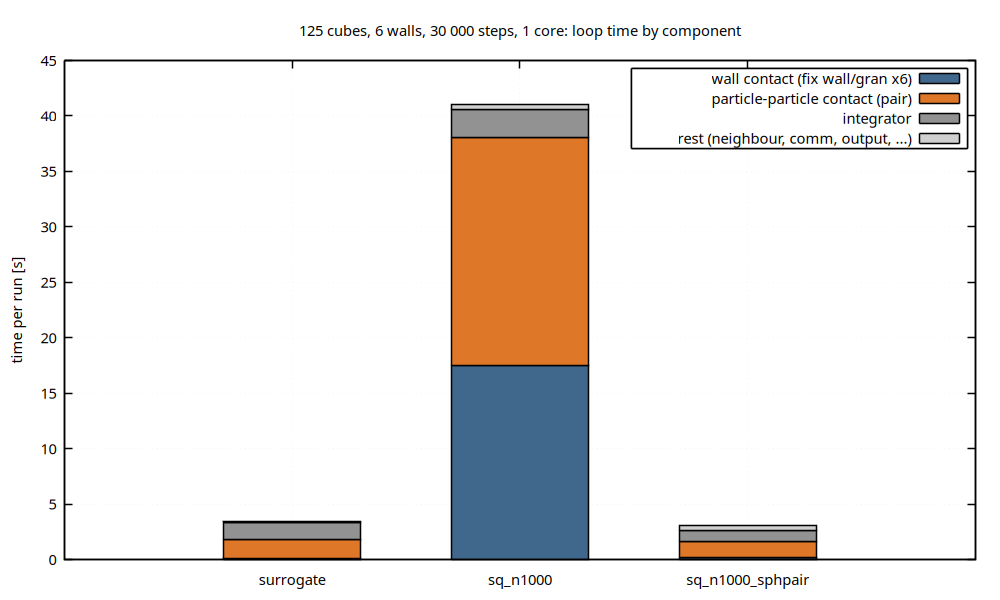

Write gnuplot code to recreate this figure.
# Figure 7: execution time of the 125-cube case (serial), stacked by component.
load 'common.gp'
set terminal pngcairo size 1000,600 enhanced font "Sans,11"
set output 'fig07_execution_time_125cubes.png'
set title "125 cubes, 6 walls, 30 000 steps, 1 core: loop time by component"
set ylabel "time per run [s]"
set style data histograms
set style histogram rowstacked
set style fill solid 0.85 border -1
set boxwidth 0.6
set key top right
set yrange [0:*]
set grid ytics
set xtics noenhanced
plot '../data/timing_125cubes.dat' using 4:xtic(2) title "wall contact (fix wall/gran x6)" lc rgb "#1f4e79", \
     '' using 3 title "particle-particle contact (pair)" lc rgb "#d95f02", \
     '' using 5 title "integrator" lc rgb "#7f7f7f", \
     '' using 6 title "rest (neighbour, comm, output, ...)" lc rgb "#c7c7c7"
